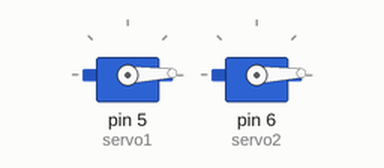
The sketch below on a simulated Arduino Uno, built with avr-gcc and run on an emulated ATmega328P. Shown: 2 × servo.

Above: at 0.05 s.
At 3.2 s:
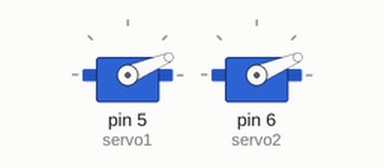
At 6.35 s:
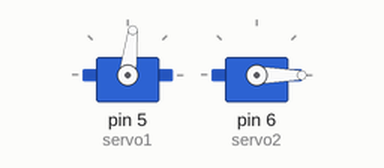
At 12.65 s:
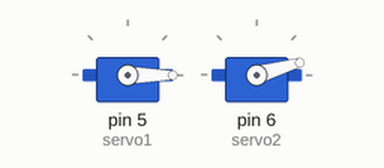
Timing chart, 0 to 18.2 s (numbered marks = the images above):
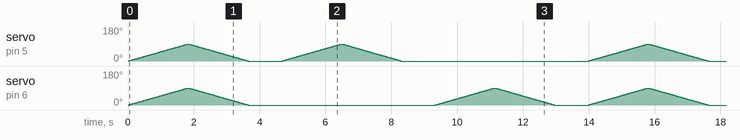

Measured:
- by itself, servo on pin 5 (servo1), servo on pin 6 (servo2): moves between 0° and 90°, repeating every 14.0 s

The sketch:

servo_motor_controlled_via_arduino_1.ino
```cpp
//Controlling two Servo motors via Arduino
//-----------------------------------------------------
//-----------------------------------------------------


#include <Servo.h>

int position = 0;
Servo servo1;
Servo servo2;

void setup()
{
  servo1.attach(5);
  servo2.attach(6);
}

void loop()
{
  //sweep servo1 and servo2 from 0 to 90 degrees
  for (position = 0; position <= 90; position += 1) {
    servo1.write(position);
    servo2.write(position);
    // wait 20 ms for servos to reach the position
    delay(20);
  }

  //sweep servo1 and servo2 from 90 to 0 degrees
  for (position = 90; position >= 0; position -= 1) {
    servo1.write(position);
    servo2.write(position);
    // wait 20 ms for servos to reach the position
    delay(20);
  }

  //delay for 1 second
  delay(1000);

  // Servo1: sweep from 0 to 90 degrees
  for (position = 0; position <= 90; position += 1) {
    servo1.write(position);
    // wait 20 ms for servo to reach the position
    delay(20);
  }

  // Servo1: sweep from 90 to 0 degrees
  for (position = 90; position >= 0; position -= 1) {
    servo1.write(position);
    // wait 20 ms for servo to reach the position
    delay(20);
  }

  //delay for 1 second
  delay(1000);

  // Servo2: sweep from 0 to 90 degrees
  for (position = 0; position <= 90; position += 1) {
    servo2.write(position);
    // wait 20 ms for servo to reach the position
    delay(20);
  }

  // Servo2: sweep from 90 to 0 degrees
  for (position = 90; position >= 0; position -= 1) {
    servo2.write(position);
    // wait 20 ms for servo to reach the position
    delay(20);
  }

  //delay for 1 second
  delay(1000);

}
```
